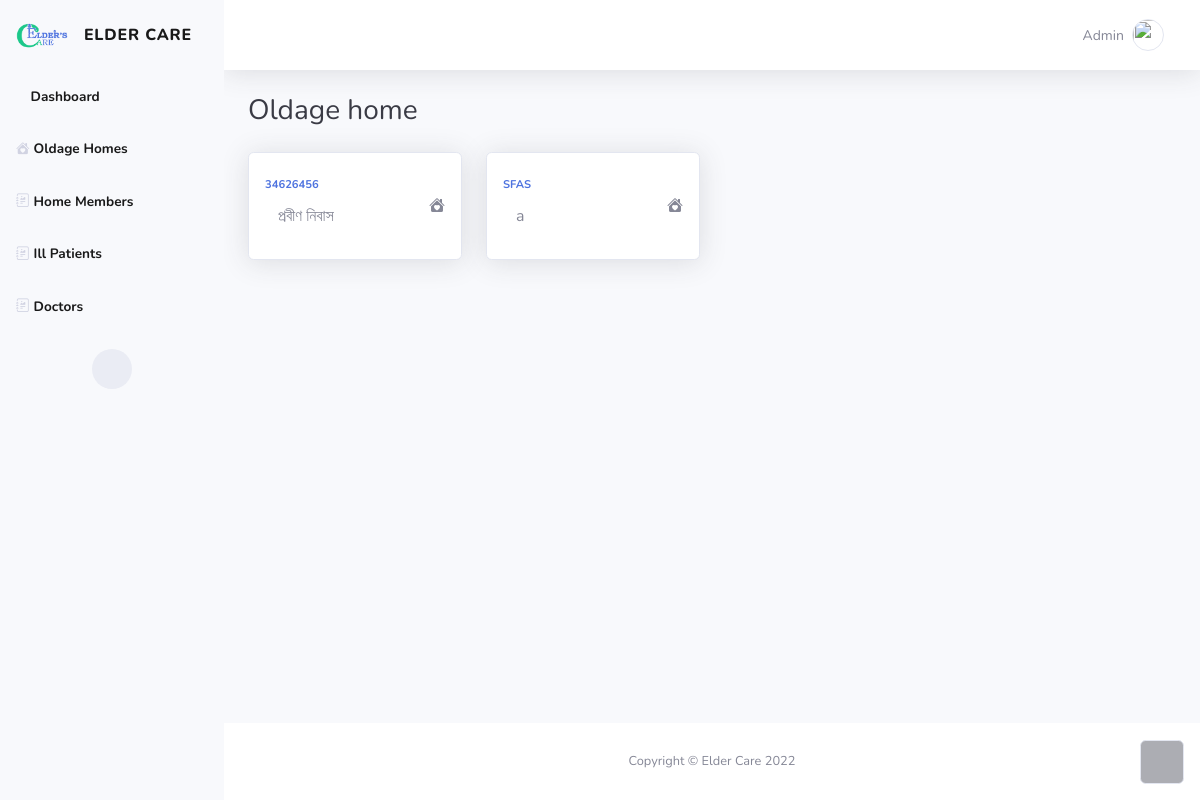
/dashboard/oldagehomes/ (signed in), run on the app's committed database.
### landing/models.py (models this page shows, shortened)
class Site(models.Model):
    name = models.CharField(max_length=50)
    logo = models.ImageField(upload_to="logo")
    icon = models.ImageField(upload_to="logo")
    phone = models.CharField(max_length=15)
    email = models.CharField(max_length=50)
    address = models.TextField()

class OldageHome(models.Model):
    name = models.CharField(max_length=50)
    logo = models.ImageField(upload_to="logo")
    phone = models.CharField(max_length=15)
    email = models.CharField(max_length=50)
    address = models.TextField()
    description = models.TextField()
    license_no = models.CharField(max_length=50)
    webaddress = models.TextField(max_length=100)

### dashboard/views.py (the view)
# urls.py: path('dashboard/oldagehomes/', oldage_home, name='oldage_home'),
@login_required
def oldage_home(request):
    site = Site.objects.get()
    oldagehomes = OldageHome.objects.all()
    context = {
        "site": site,
        "oldagehomes": oldagehomes,
    }
    return render(request, 'dashboard/oldagehome.html', context)

### templates/dashboard/oldagehome.html
{% extends "dashboard/base.html" %}
{% block content %}
<div class="container-fluid">
    <div class="d-sm-flex justify-content-between align-items-center mb-4">
        <h3 class="text-dark mb-0">Oldage home</h3>
    </div>
    <div class="row">
        {% for oldagehome in oldagehomes %}
        <div class="col-md-6 col-xl-3 mb-4">
            <div class="card shadow border-start-primary py-2">
                <div class="card-body">
                    <div class="row align-items-center no-gutters">
                        <div class="col me-2">
                            <div class="text-uppercase text-primary fw-bold text-xs mb-1">
                                <span>{{ oldagehome.license_no }}</span></div>
                            <div class="text-dark fw-bold h5 mb-0"><span><a class="btn" href="{% url 'oldage_home_details' oldagehome.pk %}">{{ oldagehome.name }}</a></span></div>
                        </div>
                        <div class="col-auto"><i class="bi bi-house-heart-fill"></i></div>
                    </div>
                </div>
            </div>
        </div>
        {% endfor %}
    </div>
</div>
{% endblock %}

### templates/dashboard/base.html (shortened to what this page needs)
{% load static %}
<!DOCTYPE html>
<html>
<head>
    <link rel="stylesheet" href="{% static 'dashboard/assets/bootstrap/css/bootstrap.min.css' %}">
    <link rel="stylesheet" href="{% static 'dashboard/assets/fonts/fontawesome-all.min.css' %}">
    <link rel="stylesheet" href="https://cdn.jsdelivr.net/npm/bootstrap-icons@1.9.1/font/bootstrap-icons.css">
</head>
<body id="page-top">
<div id="wrapper">
    <nav class="navbar navbar-light textmuted text-muted align-items-start sidebar sidebar-light accordion bg-light p-0">
        <div class="container-fluid d-flex flex-column p-0"><a
                class="navbar-brand link-danger d-flex justify-content-center align-items-center sidebar-brand m-0"
                href="{% url 'landing_home' %}">
            <div class="sidebar-brand-icon"><img src="{{ site.logo.url }}" class="img-fluid"></div>
            <div class="sidebar-brand-text mx-3"><span>{{ site.name }}</span></div>
        </a>
            <ul class="navbar-nav text-dark" id="accordionSidebar">
                <li class="nav-item"><a class="nav-link active" href="{% url 'dashboard_home' %}"><i
                        class="fas fa-tachometer-alt"></i><span>Dashboard</span></a></li>
                <li class="nav-item"><a class="nav-link active" href="{% url 'oldage_home' %}"><i
                        class="bi bi-house-heart-fill"></i><span>Oldage Homes</span></a></li>
                <li class="nav-item"><a class="nav-link active" href="{% url 'Patient_list' %}"><i
                        class="bi bi-journal-richtext"></i><span>Home Members</span></a></li>
                <li class="nav-item"><a class="nav-link active" href="{% url 'illness_list' %}"><i
                        class="bi bi-journal-richtext"></i><span>Ill Patients</span></a></li>
                <li class="nav-item"><a class="nav-link active" href="{% url 'doctors_list' %}"><i
                        class="bi bi-journal-richtext"></i><span>Doctors</span></a></li>
            </ul>
            <div class="text-center d-none d-md-inline">
                <button class="btn rounded-circle border-0" id="sidebarToggle" type="button"></button>
            </div>
        </div>
    </nav>
    <div class="d-flex flex-column" id="content-wrapper">
        <div id="content">
            <nav class="navbar navbar-light navbar-expand bg-white shadow mb-4 topbar static-top">
                <div class="container-fluid">
                    <ul class="navbar-nav flex-nowrap ms-auto">
                        <li class="nav-item dropdown no-arrow">
                            <div class="nav-item dropdown no-arrow"><a class="dropdown-toggle nav-link"
                                                                       aria-expanded="false"
                                                                       data-bs-toggle="dropdown" href="#"><span
                                    class="d-none d-lg-inline me-2 text-gray-600 small">Admin</span><img
                                    class="border rounded-circle img-profile" src="assets/img/avatars/avatar1.jpeg"></a>
                            </div>
                        </li>
                    </ul>
                </div>
            </nav>
            {% block content %} {% endblock %}
        </div>
        <footer class="bg-white sticky-footer">
            <div class="container my-auto">
                <div class="text-center my-auto copyright"><span>Copyright © {{ site.name }} 2022</span></div>
            </div>
        </footer>
    </div>
    <a class="border rounded d-inline scroll-to-top" href="#page-top"><i class="fas fa-angle-up"></i></a>
</div>
</body>
</html>

### data on the page
Site: logo (picture), name "ELDER CARE", name "Elder Care"
OldageHome: license_no "34626456", name "প্রবীণ নিবাস"
OldageHome: license_no "SFAS", name "a"
